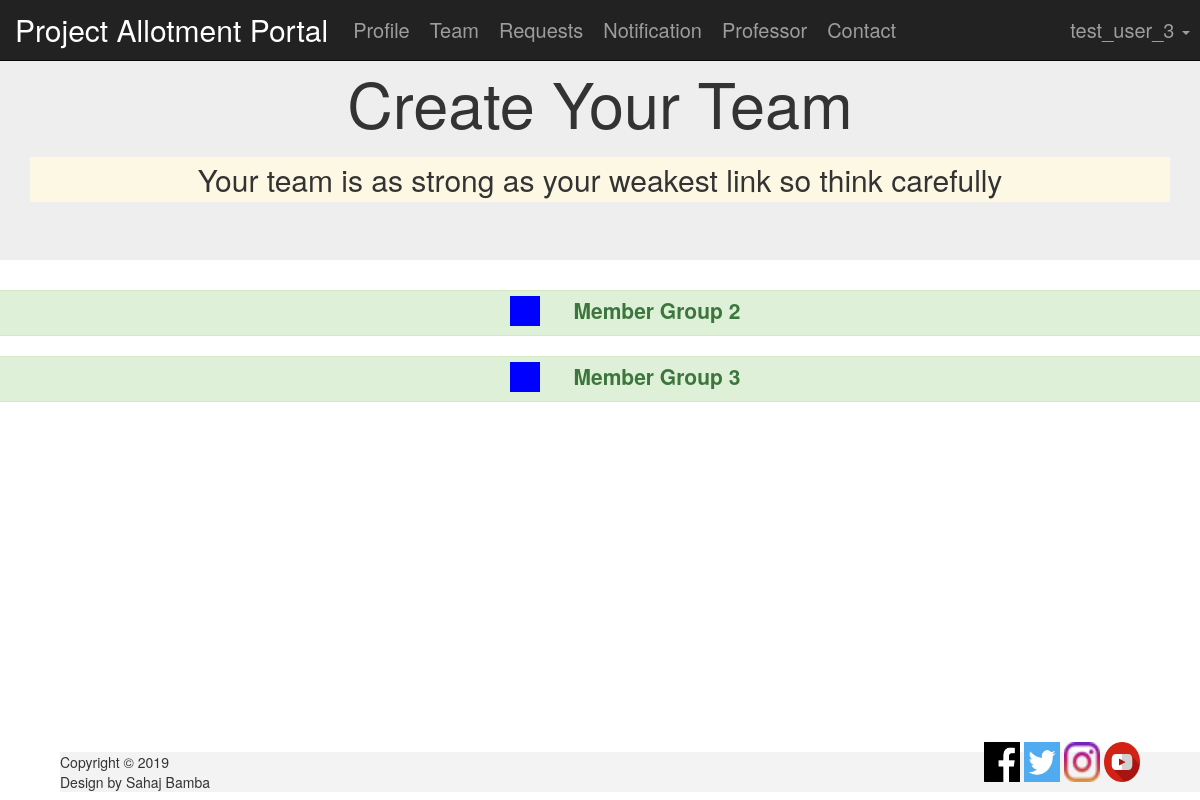
The page /accounts/team/ (signed in) on the database as committed earlier.
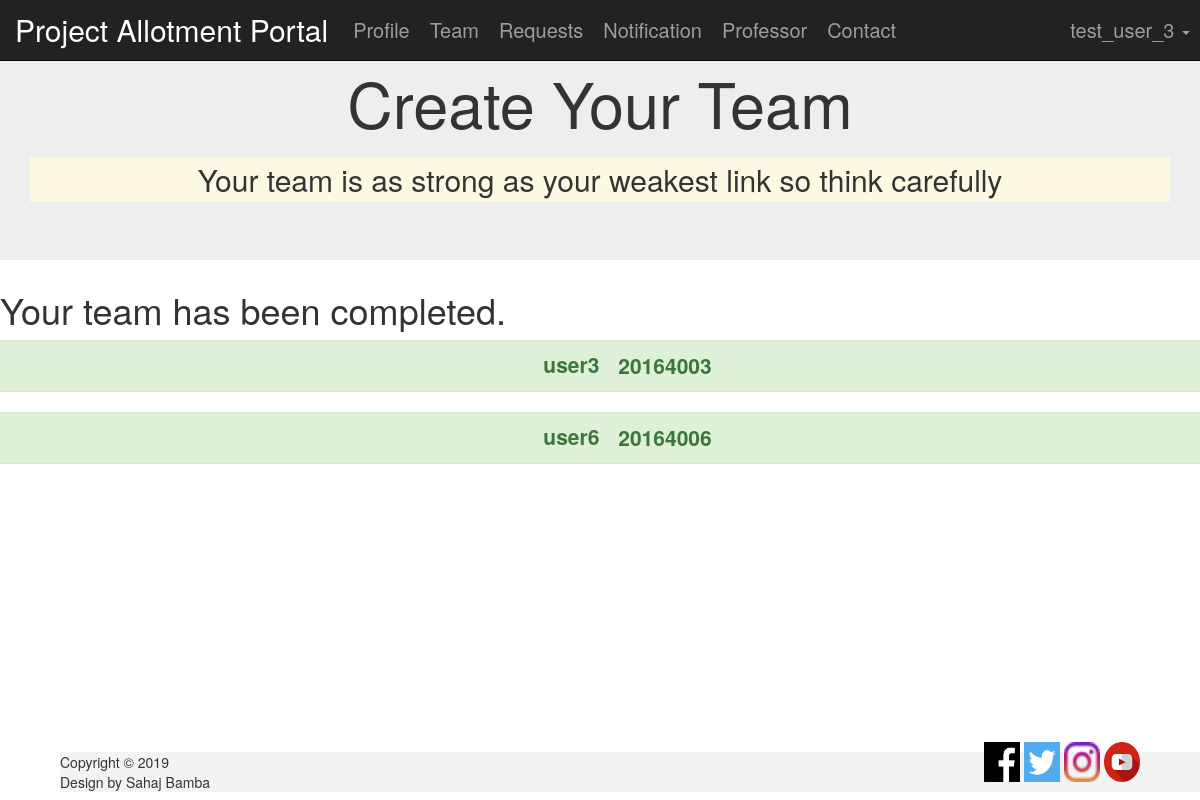
The same page on the database as committed later.
### accounts/models.py (models this page shows, shortened)
class User_details(models.Model):
    GENDER_CHOICES =(
        ('F','Female'),
        ('M','Male'),
        ('P','Prefer Not To Say')
    )
    user_reg_no = models.DecimalField(verbose_name="reg_no", max_digits=8, decimal_places=0, unique=True,blank=False)
    user_email = models.EmailField(verbose_name="email", max_length=100,unique=True,blank=False)
    user_name = models.CharField(verbose_name="name", max_length=100,blank=False)
    user_gender = models.CharField(max_length=1, choices=GENDER_CHOICES)
    user_cpi = models.DecimalField(verbose_name="cpi", max_digits=4 , decimal_places=2,blank=False)
    user_bio = models.TextField(verbose_name="bio", max_length=1000)
    user_contact = models.CharField(verbose_name="contact",blank=False,max_length=15)
    authority = models.IntegerField(verbose_name="authority", default=0)
    email_verified = models.IntegerField(verbose_name="email_verified", default=0)
    data_verified = models.IntegerField(verbose_name="data_verified", default=0)
    user_user = models.OneToOneField(User, default=None, on_delete=models.CASCADE)
    user_pic = models.ImageField(default='default.png',blank=True)

### accounts/views.py (the view, shortened to what this page needs)
def team(request):
    if request.session['gamer_authority'] > 4 :
        return redirect('Project_Allotment_Portal:home')
    update(request)
    mem1 = User_details.objects.filter(authority=1).filter(data_verified=2)
    mem2 = User_details.objects.filter(authority=2).filter(data_verified=2)
    mem3 = User_details.objects.filter(authority=3).filter(data_verified=2)
    mem4 = User_details.objects.filter(authority=4).filter(data_verified=2)
    mem5 = user_requests.objects.filter(user_from=request.user)
    mem5_ = user_requests.objects.filter(user_to=request.user)
    mem1_ = User_details.objects.none()
    mem2_ = User_details.objects.none()
    mem3_ = User_details.objects.none()
    mem4_ = User_details.objects.none()
    mem6 = User_details.objects.none()
    for j in mem1:
        f=0
        for i in mem5 :
            if j.user_user == i.user_to:
                f=1
                break
        for i in mem5_ :
            if j.user_user == i.user_from:
                f=1
                break
        if f==0:
            for i in mem5_:
                if j.user_user == i.user_to:
                    f = 1
                    break
        if f==0 :
            mem1_ |= User_details.objects.filter(user_user = j.user_user)
    for j in mem2:
        f=0
        for i in mem5 :
            if j.user_user == i.user_to:
                f=1
                break
        if f==0:
            for i in mem5_:
                if j.user_user == i.user_from:
                    f = 1
                    break
        if f==0:
            mem2_ |= User_details.objects.filter(user_user = j.user_user)
    for j in mem3:
        f=0
        for i in mem5 :
            if j.user_user == i.user_to:
                f=1
                break
        if f==0:
            for i in mem5_ :
                if j.user_user == i.user_from:
                    f = 1
                    break
        if f==0:
            mem3_ |= User_details.objects.filter(user_user = j.user_user)
    for j in mem4:
        f=0
        for i in mem5 :
            if j.user_user == i.user_to:
                f=1
                break
        if f==0:
            for i in mem5_:
                if j.user_user == i.user_from:
                    f = 1
                    break
        t = Team_details.objects.get(team_leader = j.user_user)
        if request.session['gamer_authority'] == 1 and t.team_member_1 != None :
            f=1
        elif request.session['gamer_authority'] == 2 and t.team_member_2 != None :
            f=1
        elif request.session['gamer_authority'] == 3 and t.team_member_3 != None :
            f=1
        if f==0:
            mem4_ |= User_details.objects.filter(user_user = j.user_user)
    team_mems=0
    team_mems_1=0
    team_mems_2=0
    team_mems_3=0
    f=0;
    if request.session['gamer_authority'] == 1:
        try :
            tm = Team_details.objects.get(team_member_1=request.user)
        except ObjectDoesNotExist:
            f=1
    elif request.session['gamer_authority'] == 2:
        try:
            tm = Team_details.objects.get(team_member_2=request.user)
        except ObjectDoesNotExist:
            f=1
    elif request.session['gamer_authority'] == 3:
        try :
            tm = Team_details.objects.get(team_member_3=request.user)
        except ObjectDoesNotExist:
            f=1
    elif request.session['gamer_authority'] == 4:
        try :
            tm = Team_details.objects.get(team_leader=request.user)
            if tm.team_member_1 != None:
                team_mems += 1
                team_mems_1 += 1
            if tm.team_member_2 != None:
                team_mems+=2
                team_mems_2+=1
            if tm.team_member_3 != None:
                team_mems+=4
                team_mems_3+=1
        except ObjectDoesNotExist:
            f=1
    else :
        f=1
    if f==0:
        mem6 |= User_details.objects.filter(user_user=tm.team_leader)
        mem6 |= User_details.objects.filter(user_user=tm.team_member_3)
        mem6 |= User_details.objects.filter(user_user=tm.team_member_2)
        mem6 |= User_details.objects.filter(user_user=tm.team_member_1)
    return render(request, 'accounts/team.html', {'mem1':mem1_, 'mem2':mem2_, 'mem3':mem3_, 'mem4':mem4_, 'mem5':mem5 , 'mem6':mem6, 'team_mems':team_mems, 'team_mems_1':team_mems_1, 'team_mems_2':team_mems_2, 'team_mems_3':team_mems_3} )

### accounts/views.py (called while the page is built)
def update(request):
    try:
        if request.user.is_authenticated:
            temp = User_details.objects.get(user_user=request.user)
            request.session['gamer_data_verified'] = temp.data_verified
            request.session['gamer_authority'] = temp.authority
        else :
            request.session['gamer_data_verified'] = 0
            request.session['gamer_authority'] = 0
    except ObjectDoesNotExist:
        request.session['gamer_data_verified'] = 0
        request.session['gamer_authority'] = 0

### accounts/templates/accounts/team.html (shortened to what this page needs)
{% extends 'base.html' %}
{% load static %}
{% block statics %}
    <link rel="stylesheet" type="text/css" href="{% static 'Project_Allotment_Portal/stylesheet/team.css' %} " >
{% endblock %}
{% block title2 %}
    Create Your Team
{% endblock %}
{% block quote %}
    Your team is as strong as your weakest link so think carefully
{% endblock %}
{% block content %}
    {% if request.session.gamer_data_verified <= 1 %}
        <h1> Please wait for your details verification first. </h1>
    {% elif request.session.gamer_data_verified == 2 %}
        {% if request.session.gamer_authority <= 3 %}
            <div class="cat row alert alert-success" style="pointer-events: none;">
			    <div class="all_pro" style="display: block;">
                    {% for mem in mem4 %}
                        <div class=" col-sm-12 product">
                            <div class="title">
                                {{ mem.user_name }}
                            </div>
                            <div class="description">
                                {{ mem.user_reg_no }}
                            </div>
                            <div class="rate" style="pointer-events: all;">
                                <form  style="display: inline;" class="my-form" action="{% url 'accounts:team' %} " method="post">
                                    {% csrf_token %}
                                    <input name="reg" style="display: none;" type="text" value="{{ mem.user_reg_no }}">
                                    <input type="submit" value="Request">
                                </form>
                            </div>
                        </div>
                    {% endfor %}
                </div>
		    </div>
        {% elif request.session.gamer_authority == 4 %}
            {% if  team_mems_2  == 0 %}
                <div class="cat row alert alert-success">
                    <div class=" bullet" > </div>
                    <div class=" name"> Member Group 2 </div>
                </div>
            {% endif %}
            {% if team_mems_3 == 0 %}
                <div class="cat row alert alert-success">
                    <div class=" bullet" > </div>
                    <div class=" name"> Member Group 3 </div>
                </div>
            {% endif %}
        {% endif %}
    {% else %}
        <h1>    Your team has been completed. </h1>
        {% for mem in mem6 %}
            <div class="cat row alert alert-success" style="cursor: context-menu;">
                <span class="name" style="padding: 10px; margin: 0px 10px 0px 10px;"> {{ mem.user_name }} </span>
                <span class="reg_no" style="padding: 10px; margin: 0px 10px 0px 10px; font-size: 1.5em; position: relative; top: -6px; left: 15px; font-weight: bolder;"> {{ mem.user_reg_no }} </span>
            </div>
        {% endfor %}
    {% endif %}
{% endblock %}

### Project_Allotment_Portal/templates/base.html (shortened to what this page needs)
{% load static  %}
<!DOCTYPE html>
<html>
	<head>
	    <meta name="viewport" content="width=device-width, initial-scale=1.0, maximum-scale=1.0, user-scalable=0">	<link rel="stylesheet" href="https://maxcdn.bootstrapcdn.com/bootstrap/3.3.7/css/bootstrap.min.css">
	    <link rel="stylesheet" type="text/css" href="{% static 'Project_Allotment_Portal/stylesheet/base.css' %}">
        {% block statics %}
        {% endblock %}
    </head>
	<body>
		<nav class="navbar navbar-fixed-top navbar-inverse">
		    <div class="container-fluid">
			    <div class="navbar-header">
                    <div class="active"><a class="navbar-brand active" href="{% url 'Project_Allotment_Portal:home' %}">Project Allotment Portal</a>
                    </div>
			    </div>
                <div class="collapse navbar-collapse" id="main-nav-bar">
                    <ul class="nav navbar-nav">
                        {% if user.is_authenticated %}
                            <li ><a href="{% url 'accounts:profile' %}">Profile</a></li>
                            {% if request.session.gamer_authority < 5 %}
                                <li ><a href="{% url 'accounts:team' %}">Team</a></li>
                                <li ><a href="{% url 'accounts:requests' %}">Requests</a></li>
                                <li ><a href="{% url 'Project_Allotment_Portal:notification' %}">Notification</a></li>
                                <li ><a href="{% url 'accounts:proff' %}">Professor</a></li>
                            {% endif %}
                        {% endif %}
                        <li ><a href="{% url 'Project_Allotment_Portal:contact' %}">Contact</a></li>
                    </ul>
                    <ul class="nav navbar-nav navbar-right" >
                        {% if user.is_authenticated %}
                            <li class="dropdown"><a class="dropdown-toggle" data-toggle="dropdown" href="#"> {{ user.username }} <span class="caret"></span></a>
                            </li>
                        {% else %}
                            <li><a href="{% url 'accounts:signup' %}"><span class="glyphicon glyphicon-user"></span> Sign Up</a></li>
                            <li><a href="{% url 'accounts:login' %}"><span class="glyphicon glyphicon-log-in"></span> Login</a></li>
                        {% endif %}
                    </ul>
                </div>
            </div>
		</nav>
        <div class="main" style="max-height: 100%; height: 100%; min-height: 570px; width: 100%;left: 0px;top: 0px;">
            <div class="jumbotron">
                <div class="container text-center">
                    <h1>
                        {% block title2 %}
                        {% endblock %}
                    </h1>
                    <strong>
                        <h2 class="mark">
                            {% block quote %}
                            {% endblock %}
                        </h2>
                    </strong>
                </div>
            </div>
            {% block content %}
            {% endblock %}
        </div>
        <div class="footer" >
            <div class="txt">
                Copyright © 2019<br> Design by Sahaj Bamba
            </div>
			<div class="social" >
				<div class="tag" >
                    <div class="image" style=" border: solid 0px red; background-image: url({% static 'Project_Allotment_Portal/pictures/logos/fb.jpg'%});" >
                    </div>
                </div>
                <div class="tag" >
                    <div class="image" style="background-image: url({% static 'Project_Allotment_Portal/pictures/logos/twitter.jpg'%}); " >
                    </div>
                </div>
                <div class="tag" >
                    <div class="image" style=" border: solid 0px red; background-image: url({% static 'Project_Allotment_Portal/pictures/logos/instagram.png'%}); " >
                    </div>
                </div>
                <div class="tag" >
                    <div class="image" style=" border: solid 0px red; background-image: url({% static 'Project_Allotment_Portal/pictures/logos/youtube.png'%}); " >
                    </div>
				</div>
			</div>
	    </div>
	</body>
</html>

### accounts/static/Project_Allotment_Portal/stylesheet/base.css (style rules this page uses)
.navbar-brand { padding: 20px 15px; font-size: 30px; }
#main-nav-bar>ul>li>a { padding: 20px 10px; font-size:20px }
.tag { height: 100%; width: 3%;display: inline-block; }
.social { text-align: right; height: 100%; width: 100%; position: absolute; top: -25%; display: block; right: 10%; }
.footer { position: fixed; bottom: 1%; left: 5%; height: 5%; display: block; border: solid 0px blue; width: 100%; background-color: #f3f3f3; z-index: 5; }
.image { display: inline-block; height: 100%; width: 100%; background-size: 100% 100%; }
.main { position: fixed; height: 82%; width: 90%; left: 5%; top: 11%; display: block; border: solid 0px black; z-index: 3; overflow: auto; min-height: 540px; }

### accounts/static/Project_Allotment_Portal/stylesheet/team.css (style rules this page uses)
.cat { text-align: center; padding: 5px; cursor: pointer; }
.cat .name { display: inline-block; position: relative; bottom: 7px; height: 20px; font-size: 1.5em; font-weight: bolder; left: 40px; }

Rows that differ between the two databases and show on the page:
now on this page (row edited): User_details: user_name "user3", user_reg_no "20164003"
now on this page (row unchanged): User_details: user_name "user6", user_reg_no "20164006"
Other text that changed with them:
text no longer shown: "Member Group 2 Member Group 3"
text now shown: "Your team has been completed."
